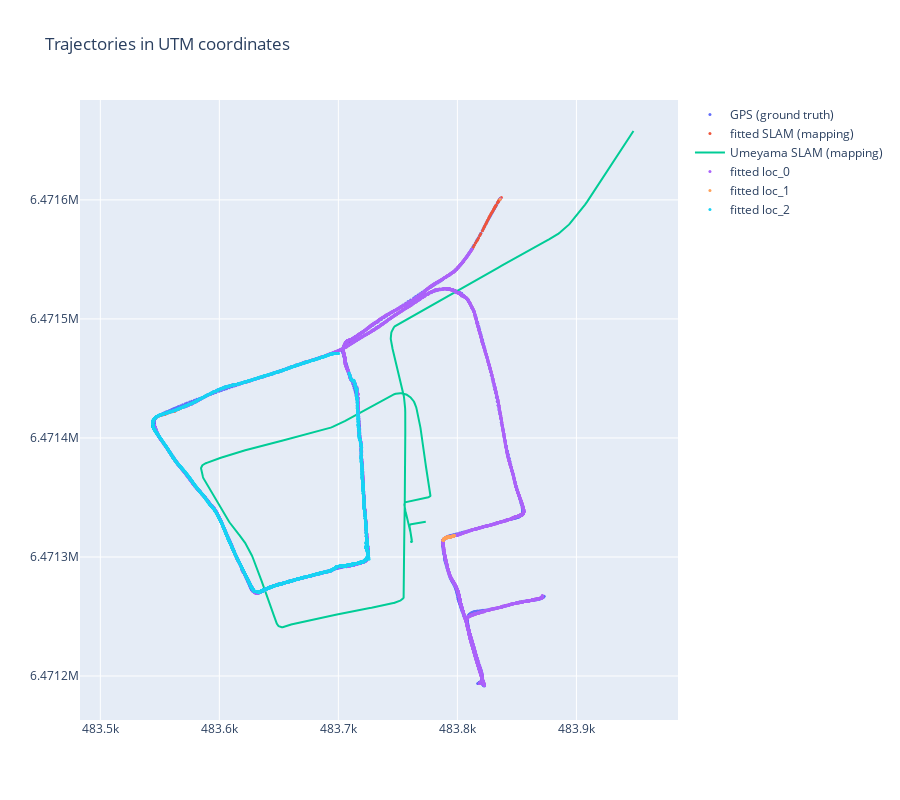

Write notebook code for a chart like this one.
### Code cell
fig_2d = processor.create_2d_plot_utm()
fig_2d.show()

### Figure 1 — Plotly figure (JSON) as saved in the notebook; plotly's stock layout.template omitted (floating-point values rounded to 4 significant figures; data arrays with more than 128 entries replaced by an {"elided": "..."} marker saying what was removed)
{"data": [{"marker": {"color": "#636EFA", "size": 3}, "mode": "markers", "name": "GPS (ground truth)", "type": "scatter", "x": {"elided": "1166 float values"}, "y": {"elided": "1166 float values"}}, {"marker": {"color": "#EF553B", "size": 3}, "mode": "markers", "name": "fitted SLAM (mapping)", "type": "scatter", "x": {"elided": "1166 float values"}, "y": {"elided": "1166 float values"}}, {"marker": {"color": "#00CC96", "size": 3}, "mode": "lines", "name": "Umeyama SLAM (mapping)", "type": "scatter", "x": {"elided": "1166 float values"}, "y": {"elided": "1166 float values"}}, {"marker": {"color": "#AB63FA", "size": 3}, "mode": "markers", "name": "fitted loc_0", "type": "scatter", "x": {"elided": "9124 float values"}, "y": {"elided": "9124 float values"}}, {"marker": {"color": "#FFA15A", "size": 3}, "mode": "markers", "name": "fitted loc_1", "type": "scatter", "x": {"elided": "140 float values"}, "y": {"elided": "140 float values"}}, {"marker": {"color": "#19D3F3", "size": 3}, "mode": "markers", "name": "fitted loc_2", "type": "scatter", "x": {"elided": "4095 float values"}, "y": {"elided": "4095 float values"}}], "layout": {"height": 800, "title": {"text": "Trajectories in UTM coordinates"}, "yaxis": {"scaleanchor": "x", "scaleratio": 1}}}
